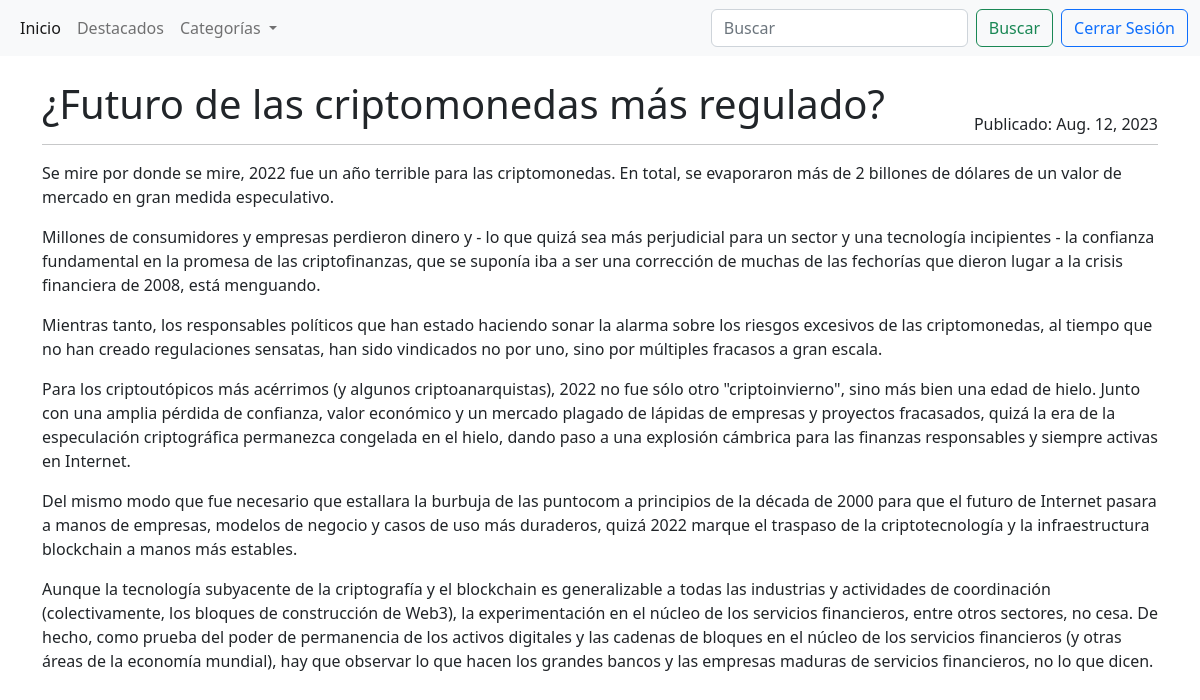
Screenshot of /post/futuro-cryptomonedas (signed in) with the database file from the repository.
### blogs/models.py (models this page shows, shortened)
class Post(models.Model):
    title = models.CharField(max_length=255)
    slug = models.SlugField(unique=True)
    overview = models.TextField()
    date_created = models.DateTimeField(auto_now_add=True)
    content = models.TextField()
    author = models.ForeignKey(settings.AUTH_USER_MODEL, on_delete=models.PROTECT)
    categories = models.ManyToManyField('Category')
    featured = models.BooleanField(default=False)
    image = models.ImageField(upload_to='post_images/', blank=True, null=True)
    class Meta:
        ordering = ["-date_created"]

### blogs/views.py (the view)
# urls.py: path('post/<slug:slug>', views.PostDetailView.as_view(), name='post'),
class PostDetailView(generic.DetailView):
    model = Post
    def get_context_data(self, **kwargs):
        context = super().get_context_data(**kwargs)
        context['categories'] = Category.objects.all()
        return context

### blogs/templatetags/markdown_extras.py (called while the page is built)
@register.filter()
@stringfilter
def markdown(value):
    return md.markdown(value)

### blogs/templates/blogs/post_detail.html (shortened to what this page needs)
{% extends 'base.html' %}
{% load markdown_extras %}
{% block content %}
<div class="container-xxl bd-gutter mt-3 my-md-4 bd-layout">
    <main class="container">
        <div class="row g-5">
            <div class="col-md-12">
                <div class="row">
                    <div class="d-flex justify-content-between">
                        <h1>{{ post.title }}</h1>
                        <div class="align-self-end">Publicado: {{ post.date_created.date }}</div>
                    </div>
                </div>
                <hr class="d-none d-md-block my-2 mb-3 mt-2">
                <p>{{ post.content | markdown | safe }}</p>
            </div>
        </div>
    </main>
</div>
{% endblock content %}

### rows the page displays
Post: title "¿Futuro de las criptomonedas más regulado?", date_created "Aug. 12, 2023", content "Se mire por donde se mire, 2022 fue un año terrible para las criptomonedas. En total, se evaporaron más de 2 billones de dólares de un valor de mercado en gran medida especulativo. Millones de consumidores y empresas perdieron dinero y - lo que quizá sea más perjudicial para un sector y una tecnología incipientes - la confianza fundamental en la promesa de las criptofinanzas, que se suponía iba a ser una corrección de muchas de las fechorías que dieron lugar a la crisis financiera de 2008, está menguando. Mientras tanto, los responsables políticos que han estado haciendo sonar la alarma sobre los riesgos excesivos de las criptomonedas, al tiempo que no han creado regulaciones sensatas, han…"
